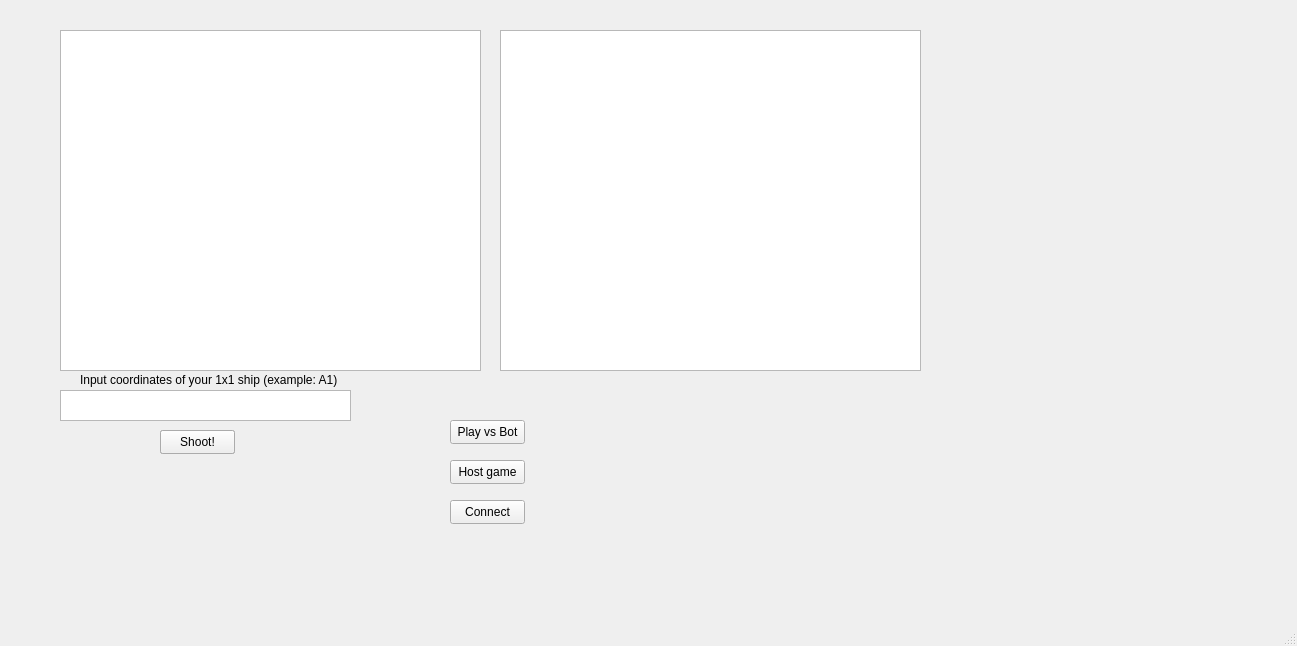
<?xml version="1.0" encoding="UTF-8"?>
<ui version="4.0">
 <class>BattleShips</class>
 <widget class="QMainWindow" name="BattleShips">
  <property name="enabled">
   <bool>true</bool>
  </property>
  <property name="geometry">
   <rect>
    <x>0</x>
    <y>0</y>
    <width>1297</width>
    <height>646</height>
   </rect>
  </property>
  <property name="windowTitle">
   <string>BattleShips</string>
  </property>
  <widget class="QWidget" name="centralwidget">
   <widget class="QTableWidget" name="table1">
    <property name="enabled">
     <bool>true</bool>
    </property>
    <property name="geometry">
     <rect>
      <x>60</x>
      <y>30</y>
      <width>421</width>
      <height>341</height>
     </rect>
    </property>
   </widget>
   <widget class="QPushButton" name="pushButton">
    <property name="geometry">
     <rect>
      <x>450</x>
      <y>420</y>
      <width>75</width>
      <height>24</height>
     </rect>
    </property>
    <property name="text">
     <string>Play vs Bot</string>
    </property>
   </widget>
   <widget class="QTableWidget" name="table2">
    <property name="geometry">
     <rect>
      <x>500</x>
      <y>30</y>
      <width>421</width>
      <height>341</height>
     </rect>
    </property>
   </widget>
   <widget class="QTextEdit" name="coordinatesInputBox">
    <property name="geometry">
     <rect>
      <x>60</x>
      <y>390</y>
      <width>291</width>
      <height>31</height>
     </rect>
    </property>
   </widget>
   <widget class="QLabel" name="labelInput">
    <property name="geometry">
     <rect>
      <x>80</x>
      <y>370</y>
      <width>381</width>
      <height>20</height>
     </rect>
    </property>
    <property name="text">
     <string>Input coordinates of your 1x1 ship (example: A1)</string>
    </property>
   </widget>
   <widget class="QPushButton" name="oneCellButton">
    <property name="geometry">
     <rect>
      <x>160</x>
      <y>430</y>
      <width>75</width>
      <height>24</height>
     </rect>
    </property>
    <property name="text">
     <string>input</string>
    </property>
   </widget>
   <widget class="QPushButton" name="severalCellsButton">
    <property name="geometry">
     <rect>
      <x>160</x>
      <y>430</y>
      <width>75</width>
      <height>24</height>
     </rect>
    </property>
    <property name="text">
     <string>input</string>
    </property>
   </widget>
   <widget class="QPushButton" name="shootButton">
    <property name="geometry">
     <rect>
      <x>160</x>
      <y>430</y>
      <width>75</width>
      <height>24</height>
     </rect>
    </property>
    <property name="text">
     <string>Shoot!</string>
    </property>
   </widget>
   <widget class="QPushButton" name="hostButton">
    <property name="geometry">
     <rect>
      <x>450</x>
      <y>460</y>
      <width>75</width>
      <height>24</height>
     </rect>
    </property>
    <property name="text">
     <string>Host game</string>
    </property>
   </widget>
   <widget class="QPushButton" name="connectButton">
    <property name="geometry">
     <rect>
      <x>450</x>
      <y>500</y>
      <width>75</width>
      <height>24</height>
     </rect>
    </property>
    <property name="text">
     <string>Connect</string>
    </property>
   </widget>
  </widget>
  <widget class="QMenuBar" name="menubar">
   <property name="geometry">
    <rect>
     <x>0</x>
     <y>0</y>
     <width>1297</width>
     <height>22</height>
    </rect>
   </property>
  </widget>
  <widget class="QStatusBar" name="statusbar"/>
 </widget>
 <resources/>
 <connections/>
</ui>
